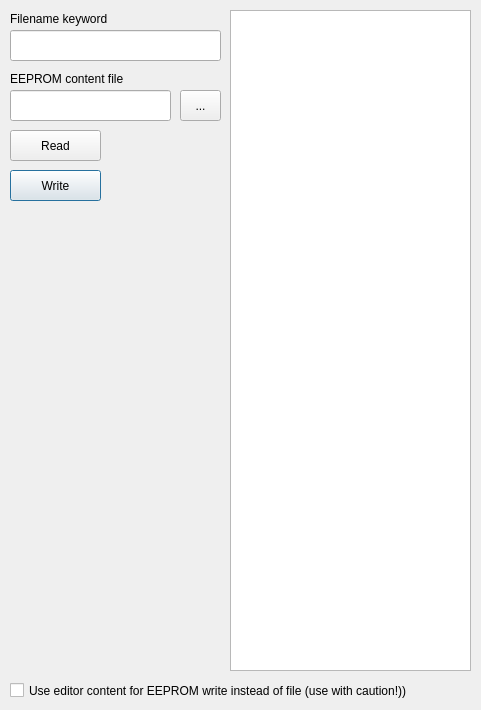
<?xml version="1.0" encoding="UTF-8"?>
<ui version="4.0">
 <class>EEPROMDialog</class>
 <widget class="QDialog" name="EEPROMDialog">
  <property name="geometry">
   <rect>
    <x>0</x>
    <y>0</y>
    <width>481</width>
    <height>710</height>
   </rect>
  </property>
  <property name="windowTitle">
   <string>Dialog</string>
  </property>
  <widget class="QTextEdit" name="SBETextEdit">
   <property name="enabled">
    <bool>true</bool>
   </property>
   <property name="geometry">
    <rect>
     <x>230</x>
     <y>10</y>
     <width>241</width>
     <height>661</height>
    </rect>
   </property>
   <property name="font">
    <font>
     <family>Monospace</family>
    </font>
   </property>
   <property name="acceptRichText">
    <bool>false</bool>
   </property>
  </widget>
  <widget class="QLineEdit" name="filename_keyword">
   <property name="geometry">
    <rect>
     <x>10</x>
     <y>30</y>
     <width>211</width>
     <height>31</height>
    </rect>
   </property>
  </widget>
  <widget class="QLineEdit" name="sbefile_name">
   <property name="geometry">
    <rect>
     <x>10</x>
     <y>90</y>
     <width>161</width>
     <height>31</height>
    </rect>
   </property>
  </widget>
  <widget class="QLabel" name="bitfile_label_3">
   <property name="geometry">
    <rect>
     <x>10</x>
     <y>10</y>
     <width>131</width>
     <height>17</height>
    </rect>
   </property>
   <property name="text">
    <string>Filename keyword</string>
   </property>
  </widget>
  <widget class="QToolButton" name="sbefile_button_2">
   <property name="geometry">
    <rect>
     <x>180</x>
     <y>90</y>
     <width>41</width>
     <height>31</height>
    </rect>
   </property>
   <property name="text">
    <string>...</string>
   </property>
  </widget>
  <widget class="QCheckBox" name="SBECheckBox">
   <property name="geometry">
    <rect>
     <x>10</x>
     <y>680</y>
     <width>451</width>
     <height>21</height>
    </rect>
   </property>
   <property name="text">
    <string>Use editor content for EEPROM write instead of file (use with caution!))</string>
   </property>
  </widget>
  <widget class="QPushButton" name="SBEWriteButton">
   <property name="geometry">
    <rect>
     <x>10</x>
     <y>170</y>
     <width>91</width>
     <height>31</height>
    </rect>
   </property>
   <property name="text">
    <string>Write</string>
   </property>
  </widget>
  <widget class="QLabel" name="bitfile_label_2">
   <property name="geometry">
    <rect>
     <x>10</x>
     <y>70</y>
     <width>131</width>
     <height>17</height>
    </rect>
   </property>
   <property name="text">
    <string>EEPROM content file</string>
   </property>
  </widget>
  <widget class="QPushButton" name="SBEReadButton">
   <property name="geometry">
    <rect>
     <x>10</x>
     <y>130</y>
     <width>91</width>
     <height>31</height>
    </rect>
   </property>
   <property name="text">
    <string>Read</string>
   </property>
  </widget>
 </widget>
 <resources/>
 <connections/>
</ui>
